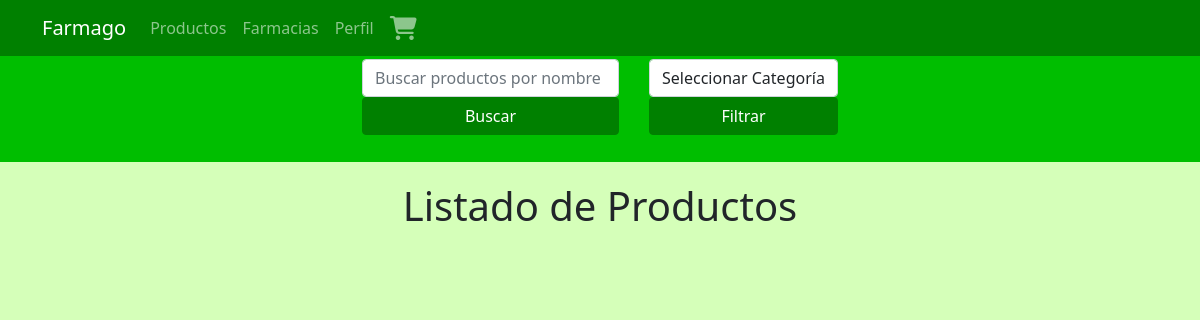
Before: /productos with the older database file.
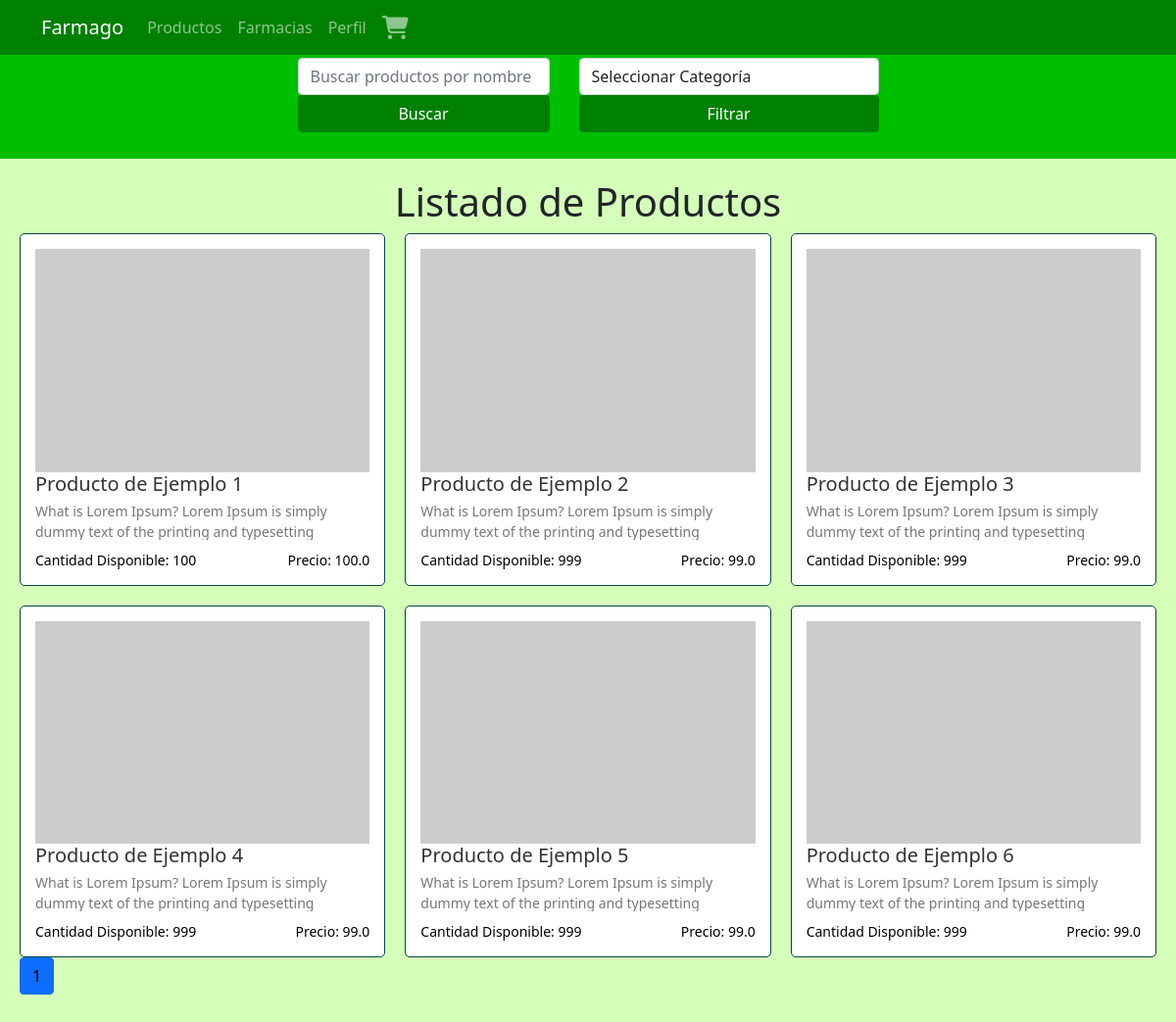
After: the same page with the newer database file.
### tables this page shows
CREATE TABLE productos (
                id INTEGER PRIMARY KEY AUTOINCREMENT,
                nombre TEXT,
                imagen TEXT,
                descripcion TEXT,
                cantidad INTEGER,
                precio_unitario REAL,
                id_categoria INTEGER,
                id_farmacia INTEGER, 
                FOREIGN KEY(id_categoria) REFERENCES categorias(id),
                FOREIGN KEY(id_farmacia) REFERENCES usuarios(id)
            );

### src/productos_client/listar_productos.py (the view, shortened to what this page needs)
def listar_productos():
    user_role = session.get("user_role")
    if user_role == "farmacia" or user_role == "cliente" or user_role == None:
        pagina = request.args.get("pagina", default=1, type=int)
        productos_por_pagina = 9
        categoria_id = request.args.get("categoria_id", default=None, type=int)
        search_query = request.args.get("search_query")
        with app.app_context():
            db = get_db()
            cursor = db.cursor()
            cursor.execute("SELECT id, nombre FROM categorias")
            categorias = cursor.fetchall()
        if categoria_id is not None:
            cursor.execute(
                "SELECT COUNT(*) FROM productos WHERE id_categoria = ?",
                (categoria_id,),
            )
            total_productos = cursor.fetchone()[0]
            total_paginas = ceil(total_productos / productos_por_pagina)
            if pagina < 1:
                pagina = 1
            elif pagina > total_paginas:
                pagina = total_paginas
            inicio = (pagina - 1) * productos_por_pagina
            cursor.execute(
                "SELECT * FROM productos WHERE id_categoria = ? LIMIT ? OFFSET ?",
                (categoria_id, productos_por_pagina, inicio),
            )
            productos = cursor.fetchall()
        else:
            cursor.execute("SELECT COUNT(*) FROM productos")
            total_productos = cursor.fetchone()[0]
            total_paginas = ceil(total_productos / productos_por_pagina)
            if pagina < 1:
                pagina = 1
            elif pagina > total_paginas:
                pagina = total_paginas
            inicio = (pagina - 1) * productos_por_pagina
            cursor.execute(
                "SELECT * FROM productos LIMIT ? OFFSET ?",
                (productos_por_pagina, inicio),
            )
            productos = cursor.fetchall()
    return render_template(
        "listar_productos.html",
        productos=productos,
        pagina=pagina,
        total_paginas=total_paginas,
        user_role=user_role,
        categorias=categorias,
        categoria_id=categoria_id,
    )

### src/helpers/helpers.py (called while the page is built)
def get_db():
    db = getattr(g, "_database", None)
    if db is None:
        db = g._database = sqlite3.connect(DATABASE)
    return db

### templates/listar_productos.html (shortened to what this page needs)
{% extends 'base.html' %}
{% block head %}
<link
    rel="stylesheet"
    href="{{ url_for('static', filename='css/listar_productos.css') }}"
/>
{% endblock head %}
{% block content %}
<nav class="navbar2">
    <div id="busqueda">
        <form action="{{ url_for('listar_productos') }}" method="get">
            <div class="form-group">
                <input type="text" class="form-control" name="search_query" placeholder="Buscar productos por nombre">
            </div>
            <button type="submit" class="btn btn-primary">Buscar</button>
        </form>
    </div>
    <div id="filtro">
        <form method="GET" action="{{ url_for('listar_productos') }}" class="mb-4">
            <div class="form-group">
                <select class="form-control" id="categoria" name="categoria_id">
                <option value="">Seleccionar Categoría</option>
                </select>
            </div>
            <button type="submit" class="btn btn-primary">Filtrar</button>
        </form>
    </div>
</nav>
<div class="productos">
    <h1>Listado de Productos</h1>
    <div class="product-list">
        {% for producto in productos %}
        <div
            class="product-card"
            onclick="window.location.href='{{ url_for('ver_detalle_producto', id_producto=producto[0]) }}';"
        >
            <div class="product-image">
                <img src="{{ producto[2] }}" alt="">
            </div>
            <div class="product-info">
                <h2 class="product-name">{{ producto[1] }}</h2>
                <p class="product-description">{{ producto[3] }}</p>
                <div class="product-details">
                    <p class="product-quantity">
                        Cantidad Disponible: {{ producto[4] }}
                    </p>
                    <p class="product-price">Precio: {{ producto[5] }}</p>
                </div>
            </div>
        </div>
        {% endfor %}
    </div>
    <nav aria-label="Navegación de páginas">
        <ul class="pagination">
            {% for num_pagina in range(1, total_paginas + 1) %}
                {% if num_pagina == pagina %}
                    <li class="page-item active"><span class="page-link">{{ num_pagina }}</span></li>
                {% else %}
                    <li class="page-item"><a class="page-link" href="{{ url_for('listar_productos', pagina=num_pagina) }}">{{ num_pagina }}</a></li>
                {% endif %}
            {% endfor %}
        </ul>
    </nav>
</div>
{% endblock content %}

Changed rows visible on the page:
added productos: nombre "Producto de Ejemplo 1", descripcion "What is Lorem Ipsum? Lorem Ipsum is simply dummy text of the printing and typesetting…", cantidad "100", precio_unitario "100.0"
added productos: nombre "Producto de Ejemplo 2", descripcion "What is Lorem Ipsum? Lorem Ipsum is simply dummy text of the printing and typesetting…", cantidad "999", precio_unitario "99.0"
added productos: nombre "Producto de Ejemplo 3", descripcion "What is Lorem Ipsum? Lorem Ipsum is simply dummy text of the printing and typesetting…", cantidad "999", precio_unitario "99.0"
added productos: nombre "Producto de Ejemplo 4", descripcion "What is Lorem Ipsum? Lorem Ipsum is simply dummy text of the printing and typesetting…", cantidad "999", precio_unitario "99.0"
added productos: nombre "Producto de Ejemplo 5", descripcion "What is Lorem Ipsum? Lorem Ipsum is simply dummy text of the printing and typesetting…", cantidad "999", precio_unitario "99.0"
added productos: nombre "Producto de Ejemplo 6", descripcion "What is Lorem Ipsum? Lorem Ipsum is simply dummy text of the printing and typesetting…", cantidad "999", precio_unitario "99.0"
Other visible differences:
new list line: "1"
